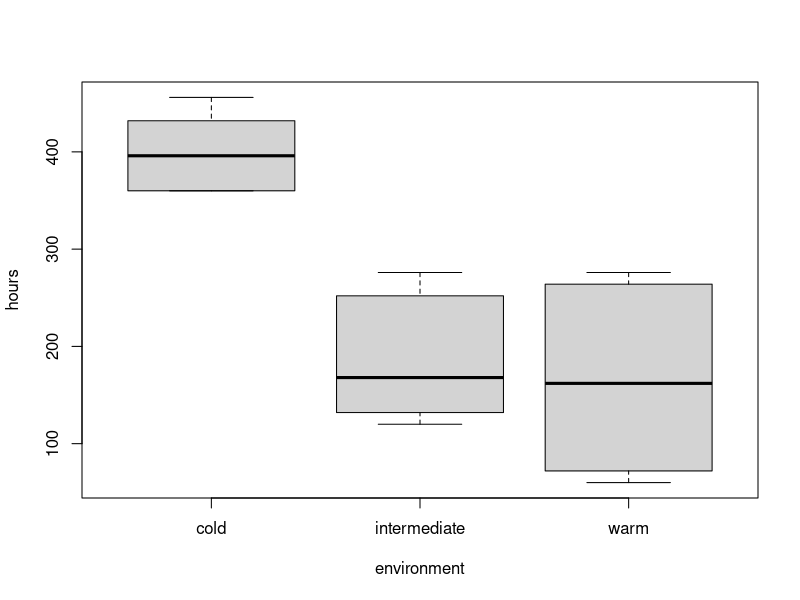
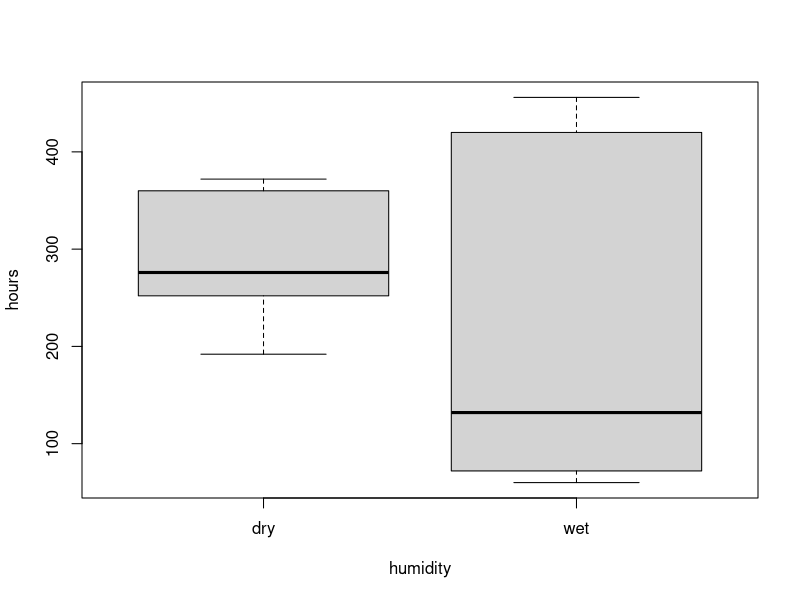
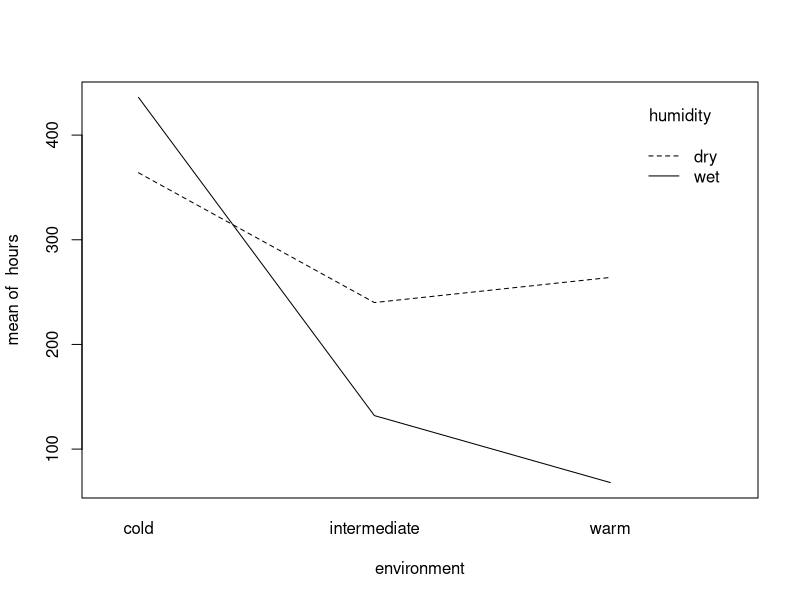
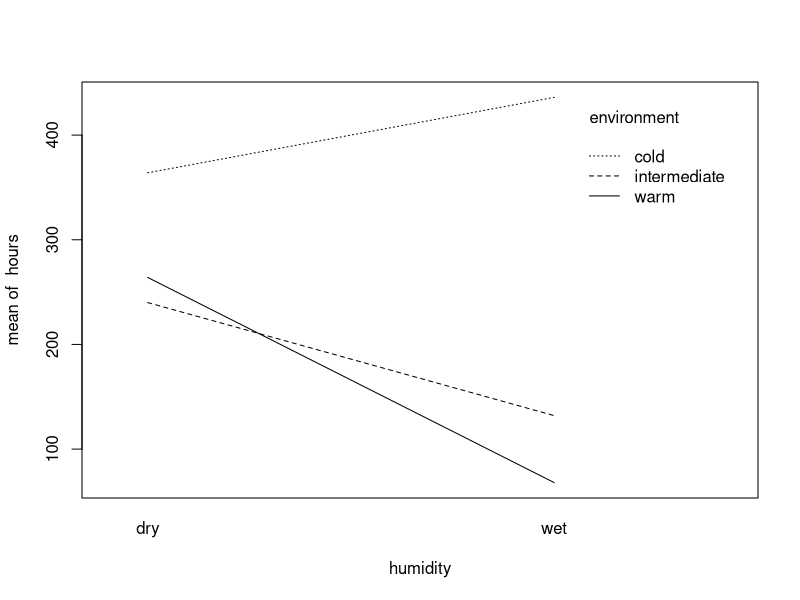
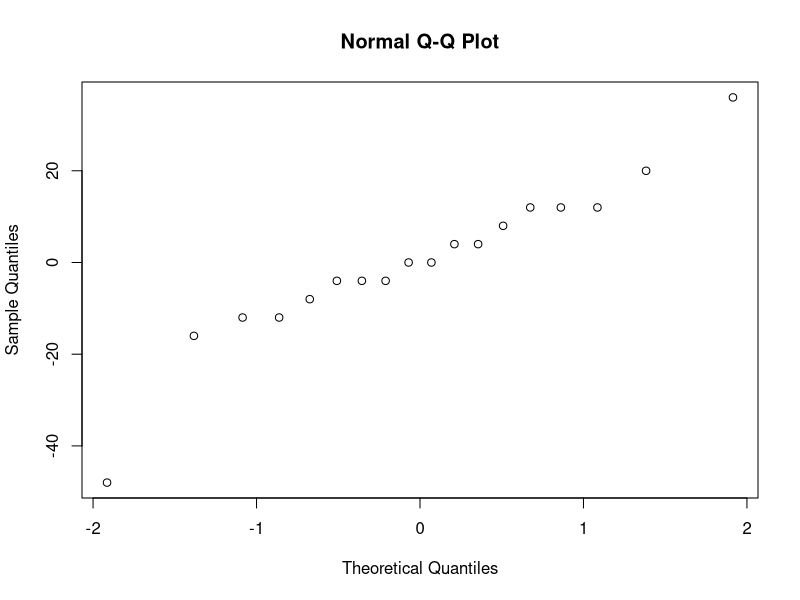
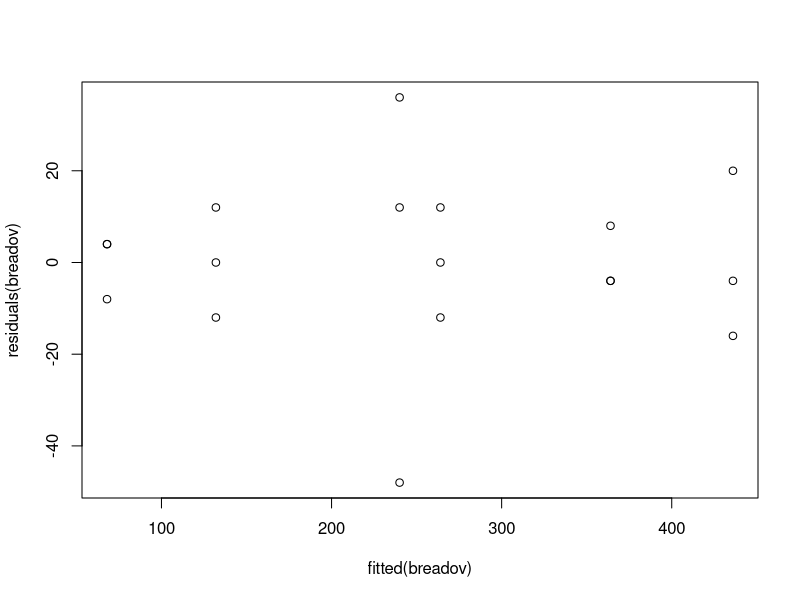

The R source for these figures, in order:
## ---- chunk 1
knitr::opts_chunk$set(echo = TRUE)
options(digits=3)
## ---- chunk 2
bread = read.table("bread.txt",header=TRUE)
bread
## ---- chunk 3
I=3; J=2; N=3
rbind(rep(1:I,each=N*J),rep(1:J,N*I),sample(1:(N*I*J)))
## ---- chunk 4
attach(bread)
boxplot(hours~environment)
boxplot(hours~humidity)
## ---- chunk 5
interaction.plot(environment, humidity, hours)
interaction.plot(humidity, environment, hours)
## ---- chunk 6
bread$environment=as.factor(bread$environment)
bread$humidity=as.factor(bread$humidity)

breadov=lm(hours~environment*humidity)
anova(breadov)
## ---- chunk 7
qqnorm(residuals(breadov))
plot(fitted(breadov),residuals(breadov))
